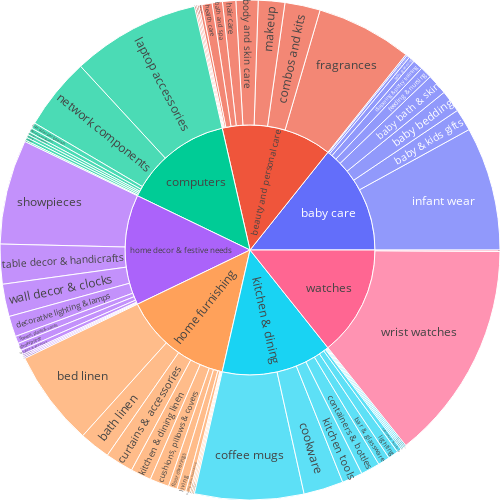

Notebook source saved alongside this figure:
### Markdown cell above
La distribution est similaire pour chaque produits, j'affiche la 2e catégorie via le graphique sunburst

### Code cell
fig = px.sunburst(df, path=['category_lvl_1', 'category_lvl_2'])

fig.update_layout(  
    margin=dict(t=0, l=0, r=0, b=0),  
    width=500,  
    height=500,  
    title="Zoomable Sunburst Chart"  
)  

fig.show()

### Figure 1 — Plotly figure (JSON) as saved in the notebook; plotly's stock layout.template omitted (floating-point values rounded to 4 significant figures)
{"data": [{"branchvalues": "total", "domain": {"x": [0, 1], "y": [0, 1]}, "hovertemplate": "labels=%{label}<br>count=%{value}<br>parent=%{parent}<br>id=%{id}<extra></extra>", "ids": ["baby care/baby & kids gifts", "baby care/baby bath & skin", "baby care/baby bedding", "baby care/baby grooming", "kitchen & dining/bar & glassware", "beauty and personal care/bath and spa", "home furnishing/bath linen", "beauty and personal care/beauty accessories", "home furnishing/bed linen", "beauty and personal care/body and skin care", "home decor & festive needs/candles & fragrances", "watches/clocks", "kitchen & dining/coffee mugs", "beauty and personal care/combos and kits", "computers/computer components", "computers/computer peripherals", "kitchen & dining/consumables & disposables", "kitchen & dining/containers & bottles", "kitchen & dining/cookware", "home furnishing/curtains & accessories", "home furnishing/cushions, pillows & covers", "home decor & festive needs/decorative lighting & lamps", "baby care/diapering & potty training", "kitchen & dining/dinnerware & crockery", "beauty and personal care/eye care", "baby care/feeding & nursing", "home furnishing/floor coverings", "home decor & festive needs/flowers, plants & vases", "beauty and personal care/fragrances", "baby care/furniture & furnishings", "home decor & festive needs/garden & leisure", "beauty and personal care/hair care", "beauty and personal care/health care", "kitchen & dining/housekeeping & laundry", "baby care/infant wear", "home furnishing/jmd home furnishing", "home furnishing/kitchen & dining linen", "kitchen & dining/kitchen tools", "home furnishing/kripa's home furnishing", "computers/laptop accessories", "computers/laptops", "kitchen & dining/lighting", "home furnishing/living", "home furnishing/living room furnishing", "beauty and personal care/makeup", "beauty and personal care/men's grooming", "computers/network components", "kitchen & dining/pressure cookers & pans", "home decor & festive needs/religion & devotion", "home decor & festive needs/showpiece", "home decor & festive needs/showpieces", "computers/software", "computers/storage", "baby care/strollers & activity gear", "home decor & festive needs/table decor & handicrafts", "computers/tablet accessories", "kitchen & dining/tableware & cutlery", "home furnishing/tidy home furnishing", "home decor & festive needs/true home decor & festive needs", "home decor & festive needs/wall decor & clocks", "beauty and personal care/women's hygiene", "watches/wrist watches", "baby care", "beauty and personal care", "computers", "home decor & festive needs", "home furnishing", "kitchen & dining", "watches"], "labels": ["baby & kids gifts", "baby bath & skin", "baby bedding", "baby grooming", "bar & glassware", "bath and spa", "bath linen", "beauty accessories", "bed linen", "body and skin care", "candles & fragrances", "clocks", "coffee mugs", "combos and kits", "computer components", "computer peripherals", "consumables & disposables", "containers & bottles", "cookware", "curtains & accessories", "cushions, pillows & covers", "decorative lighting & lamps", "diapering & potty training", "dinnerware & crockery", "eye care", "feeding & nursing", "floor coverings", "flowers, plants & vases", "fragrances", "furniture & furnishings", "garden & leisure", "hair care", "health care", "housekeeping & laundry", "infant wear", "jmd home furnishing", "kitchen & dining linen", "kitchen tools", "kripa's home furnishing", "laptop accessories", "laptops", "lighting", "living", "living room furnishing", "makeup", "men's grooming", "network components", "pressure cookers & pans", "religion & devotion", "showpiece", "showpieces", "software", "storage", "strollers & activity gear", "table decor & handicrafts", "tablet accessories", "tableware & cutlery", "tidy home furnishing", "true home decor & festive needs", "wall decor & clocks", "women's hygiene", "wrist watches", "baby care", "beauty and personal care", "computers", "home decor & festive needs", "home furnishing", "kitchen & dining", "watches"], "name": "", "parents": ["baby care", "baby care", "baby care", "baby care", "kitchen & dining", "beauty and personal care", "home furnishing", "beauty and personal care", "home furnishing", "beauty and personal care", "home decor & festive needs", "watches", "kitchen & dining", "beauty and personal care", "computers", "computers", "kitchen & dining", "kitchen & dining", "kitchen & dining", "home furnishing", "home furnishing", "home decor & festive needs", "baby care", "kitchen & dining", "beauty and personal care", "baby care", "home furnishing", "home decor & festive needs", "beauty and personal care", "baby care", "home decor & festive needs", "beauty and personal care", "beauty and personal care", "kitchen & dining", "baby care", "home furnishing", "home furnishing", "kitchen & dining", "home furnishing", "computers", "computers", "kitchen & dining", "home furnishing", "home furnishing", "beauty and personal care", "beauty and personal care", "computers", "kitchen & dining", "home decor & festive needs", "home decor & festive needs", "home decor & festive needs", "computers", "computers", "baby care", "home decor & festive needs", "computers", "kitchen & dining", "home furnishing", "home decor & festive needs", "home decor & festive needs", "beauty and personal care", "watches", "", "", "", "", "", "", ""], "type": "sunburst", "values": [15, 14, 15, 4, 8, 7, 21, 1, 65, 15, 1, 1, 74, 24, 2, 4, 1, 13, 27, 19, 13, 14, 7, 1, 2, 8, 6, 5, 65, 2, 1, 9, 7, 1, 84, 1, 14, 14, 1, 87, 2, 7, 6, 3, 18, 1, 49, 1, 3, 5, 71, 1, 2, 1, 27, 3, 3, 1, 1, 22, 1, 149, 150, 150, 150, 150, 150, 150, 150]}], "layout": {"height": 500, "legend": {"tracegroupgap": 0}, "margin": {"b": 0, "l": 0, "r": 0, "t": 0}, "title": {"text": "Zoomable Sunburst Chart"}, "width": 500}}
